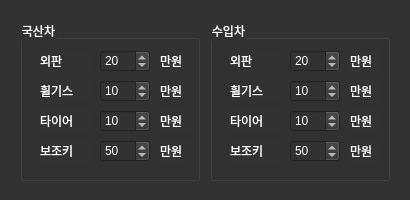
<?xml version="1.0" encoding="UTF-8"?>
<ui version="4.0">
 <class>Form</class>
 <widget class="QWidget" name="Form">
  <property name="geometry">
   <rect>
    <x>0</x>
    <y>0</y>
    <width>410</width>
    <height>200</height>
   </rect>
  </property>
  <property name="windowTitle">
   <string>Form</string>
  </property>
  <property name="styleSheet">
   <string notr="true">background-color: rgb(50, 50, 50);</string>
  </property>
  <widget class="QGroupBox" name="groupBox_4">
   <property name="geometry">
    <rect>
     <x>20</x>
     <y>20</y>
     <width>180</width>
     <height>161</height>
    </rect>
   </property>
   <property name="styleSheet">
    <string notr="true">color: rgb(255, 255, 255);</string>
   </property>
   <property name="title">
    <string>국산차</string>
   </property>
   <widget class="QLabel" name="label_2">
    <property name="geometry">
     <rect>
      <x>20</x>
      <y>30</y>
      <width>50</width>
      <height>22</height>
     </rect>
    </property>
    <property name="text">
     <string>외판</string>
    </property>
   </widget>
   <widget class="QSpinBox" name="spinBox_2">
    <property name="geometry">
     <rect>
      <x>80</x>
      <y>30</y>
      <width>50</width>
      <height>22</height>
     </rect>
    </property>
    <property name="maximum">
     <number>10000</number>
    </property>
    <property name="value">
     <number>20</number>
    </property>
   </widget>
   <widget class="QLabel" name="label_3">
    <property name="geometry">
     <rect>
      <x>20</x>
      <y>60</y>
      <width>50</width>
      <height>22</height>
     </rect>
    </property>
    <property name="text">
     <string>휠기스</string>
    </property>
   </widget>
   <widget class="QSpinBox" name="spinBox_3">
    <property name="geometry">
     <rect>
      <x>80</x>
      <y>60</y>
      <width>50</width>
      <height>22</height>
     </rect>
    </property>
    <property name="maximum">
     <number>10000</number>
    </property>
    <property name="value">
     <number>10</number>
    </property>
   </widget>
   <widget class="QLabel" name="label_4">
    <property name="geometry">
     <rect>
      <x>20</x>
      <y>90</y>
      <width>50</width>
      <height>22</height>
     </rect>
    </property>
    <property name="text">
     <string>타이어</string>
    </property>
   </widget>
   <widget class="QSpinBox" name="spinBox_4">
    <property name="geometry">
     <rect>
      <x>80</x>
      <y>90</y>
      <width>50</width>
      <height>22</height>
     </rect>
    </property>
    <property name="maximum">
     <number>10000</number>
    </property>
    <property name="value">
     <number>10</number>
    </property>
   </widget>
   <widget class="QLabel" name="label_5">
    <property name="geometry">
     <rect>
      <x>20</x>
      <y>120</y>
      <width>50</width>
      <height>22</height>
     </rect>
    </property>
    <property name="text">
     <string>보조키</string>
    </property>
   </widget>
   <widget class="QSpinBox" name="spinBox_5">
    <property name="geometry">
     <rect>
      <x>80</x>
      <y>120</y>
      <width>50</width>
      <height>22</height>
     </rect>
    </property>
    <property name="maximum">
     <number>10000</number>
    </property>
    <property name="value">
     <number>50</number>
    </property>
   </widget>
   <widget class="QLabel" name="label_6">
    <property name="geometry">
     <rect>
      <x>140</x>
      <y>30</y>
      <width>31</width>
      <height>22</height>
     </rect>
    </property>
    <property name="text">
     <string>만원</string>
    </property>
   </widget>
   <widget class="QLabel" name="label_7">
    <property name="geometry">
     <rect>
      <x>140</x>
      <y>60</y>
      <width>31</width>
      <height>22</height>
     </rect>
    </property>
    <property name="text">
     <string>만원</string>
    </property>
   </widget>
   <widget class="QLabel" name="label_8">
    <property name="geometry">
     <rect>
      <x>140</x>
      <y>90</y>
      <width>31</width>
      <height>22</height>
     </rect>
    </property>
    <property name="text">
     <string>만원</string>
    </property>
   </widget>
   <widget class="QLabel" name="label_9">
    <property name="geometry">
     <rect>
      <x>140</x>
      <y>120</y>
      <width>31</width>
      <height>22</height>
     </rect>
    </property>
    <property name="text">
     <string>만원</string>
    </property>
   </widget>
  </widget>
  <widget class="QGroupBox" name="groupBox_5">
   <property name="geometry">
    <rect>
     <x>210</x>
     <y>20</y>
     <width>180</width>
     <height>161</height>
    </rect>
   </property>
   <property name="styleSheet">
    <string notr="true">color: rgb(255, 255, 255);</string>
   </property>
   <property name="title">
    <string>수입차</string>
   </property>
   <widget class="QLabel" name="label_14">
    <property name="geometry">
     <rect>
      <x>20</x>
      <y>30</y>
      <width>50</width>
      <height>22</height>
     </rect>
    </property>
    <property name="text">
     <string>외판</string>
    </property>
   </widget>
   <widget class="QSpinBox" name="spinBox_14">
    <property name="geometry">
     <rect>
      <x>80</x>
      <y>30</y>
      <width>50</width>
      <height>22</height>
     </rect>
    </property>
    <property name="maximum">
     <number>10000</number>
    </property>
    <property name="value">
     <number>20</number>
    </property>
   </widget>
   <widget class="QLabel" name="label_15">
    <property name="geometry">
     <rect>
      <x>20</x>
      <y>60</y>
      <width>50</width>
      <height>22</height>
     </rect>
    </property>
    <property name="text">
     <string>휠기스</string>
    </property>
   </widget>
   <widget class="QSpinBox" name="spinBox_15">
    <property name="geometry">
     <rect>
      <x>80</x>
      <y>60</y>
      <width>50</width>
      <height>22</height>
     </rect>
    </property>
    <property name="maximum">
     <number>10000</number>
    </property>
    <property name="value">
     <number>10</number>
    </property>
   </widget>
   <widget class="QLabel" name="label_16">
    <property name="geometry">
     <rect>
      <x>20</x>
      <y>90</y>
      <width>50</width>
      <height>22</height>
     </rect>
    </property>
    <property name="text">
     <string>타이어</string>
    </property>
   </widget>
   <widget class="QSpinBox" name="spinBox_16">
    <property name="geometry">
     <rect>
      <x>80</x>
      <y>90</y>
      <width>50</width>
      <height>22</height>
     </rect>
    </property>
    <property name="maximum">
     <number>10000</number>
    </property>
    <property name="value">
     <number>10</number>
    </property>
   </widget>
   <widget class="QLabel" name="label_17">
    <property name="geometry">
     <rect>
      <x>20</x>
      <y>120</y>
      <width>50</width>
      <height>22</height>
     </rect>
    </property>
    <property name="text">
     <string>보조키</string>
    </property>
   </widget>
   <widget class="QSpinBox" name="spinBox_17">
    <property name="geometry">
     <rect>
      <x>80</x>
      <y>120</y>
      <width>50</width>
      <height>22</height>
     </rect>
    </property>
    <property name="maximum">
     <number>10000</number>
    </property>
    <property name="value">
     <number>50</number>
    </property>
   </widget>
   <widget class="QLabel" name="label_10">
    <property name="geometry">
     <rect>
      <x>140</x>
      <y>30</y>
      <width>31</width>
      <height>22</height>
     </rect>
    </property>
    <property name="text">
     <string>만원</string>
    </property>
   </widget>
   <widget class="QLabel" name="label_11">
    <property name="geometry">
     <rect>
      <x>140</x>
      <y>120</y>
      <width>31</width>
      <height>22</height>
     </rect>
    </property>
    <property name="text">
     <string>만원</string>
    </property>
   </widget>
   <widget class="QLabel" name="label_12">
    <property name="geometry">
     <rect>
      <x>140</x>
      <y>90</y>
      <width>31</width>
      <height>22</height>
     </rect>
    </property>
    <property name="text">
     <string>만원</string>
    </property>
   </widget>
   <widget class="QLabel" name="label_13">
    <property name="geometry">
     <rect>
      <x>140</x>
      <y>60</y>
      <width>31</width>
      <height>22</height>
     </rect>
    </property>
    <property name="text">
     <string>만원</string>
    </property>
   </widget>
  </widget>
 </widget>
 <resources/>
 <connections/>
</ui>
